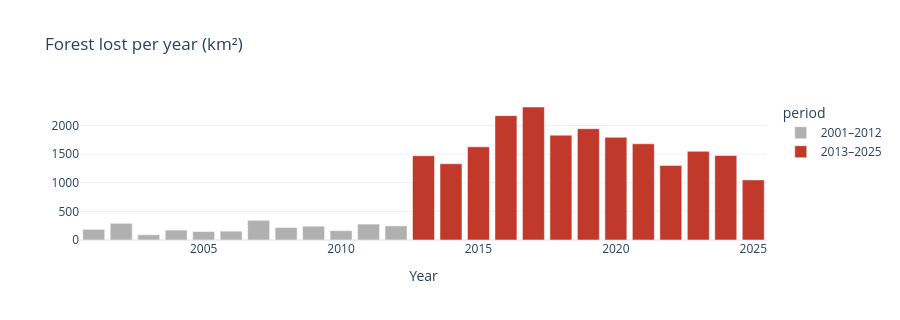
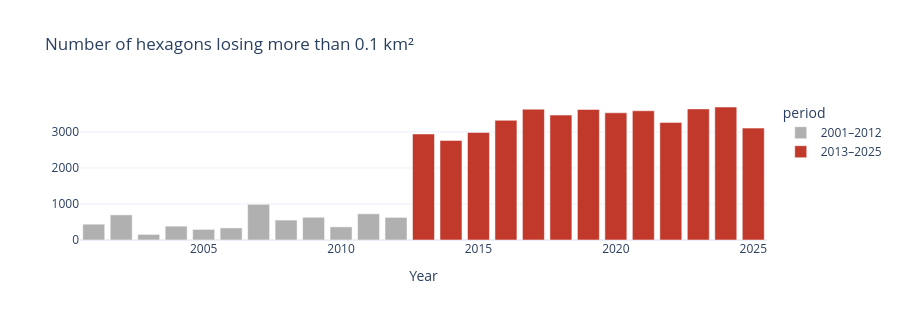
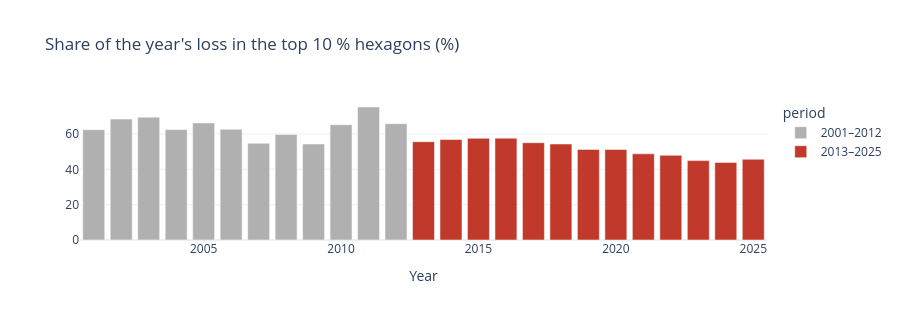

Write notebook code for charts like these, in order.
### Markdown cell above
## 6. Comparing the years

### 6.1 How much, and how spread out

| Column | Meaning |
|---|---|
| `loss_km2` | forest lost that year |
| `loss_%_of_2000_forest` | the same, as a share of the 2000 forest |
| `times_2001_2012_mean` | the year's loss divided by the average year before the method change |
| `hexagons_with_loss_over_0.1_km2` | how many hexagons lose more than 0.1 km² (10 ha) that year: how widespread *substantial* loss is (almost every forested hexagon loses a few pixels every year, so "any loss" says little) |
| `top_10%_hexagons_share_%` | share of the year's loss in the 10 % of hexagons with the most loss: how concentrated it is |

The second table is the mean annual loss before and after the method change. 
Real deforestation changes at different times in different regions; a change of detection method shifts every region in the same year. 
A jump of the same size, in the same year, in every ecoregion therefore points to the method.

### Code cell
national = pd.DataFrame({"loss_km2": hex_loss.sum()})
national.index.name = "year"
national["loss_%_of_2000_forest"] = 100 * national["loss_km2"] / hex_forest_2000.sum()
national["change_vs_previous_year_%"] = 100 * national["loss_km2"].pct_change()
national["times_2001_2012_mean"] = national["loss_km2"] / national.loc[national.index < METHOD_CHANGE_YEAR, "loss_km2"].mean()
national["hexagons_with_loss_over_0.1_km2"] = (hex_loss > 0.1).sum()
top_count = int(0.1 * len(hex_loss))
national["top_10%_hexagons_share_%"] = hex_loss.apply(lambda year: 100 * year.nlargest(top_count).sum() / year.sum())
national["period"] = np.where(national.index < METHOD_CHANGE_YEAR, f"{FIRST_YEAR}–{METHOD_CHANGE_YEAR - 1}",
                              f"{METHOD_CHANGE_YEAR}–{LAST_YEAR}")

for column, title in [("loss_km2", "Forest lost per year (km²)"),
                      ("hexagons_with_loss_over_0.1_km2", "Number of hexagons losing more than 0.1 km²"),
                      ("top_10%_hexagons_share_%", "Share of the year's loss in the top 10 % hexagons (%)")]:
    fig = px.bar(national.reset_index(), x="year", y=column, color="period",
                 color_discrete_sequence=["#b0b0b0", "#c0392b"], labels={column: "", "year": "Year"},
                 title=title, template="plotly_white", height=320)
    fig.show()
display(national.round(2))

annual_by_ecoregion = (
    h3_table[h3_table["lossyear"] > 0].groupby(["ECO_NAME", "year"])[forest_column].sum().unstack(fill_value=0)
)
jump_by_ecoregion = pd.DataFrame({
    f"mean_loss_{FIRST_YEAR}_{METHOD_CHANGE_YEAR - 1}_km2": annual_by_ecoregion.loc[:, :METHOD_CHANGE_YEAR - 1].mean(axis=1),
    f"mean_loss_{METHOD_CHANGE_YEAR}_{LAST_YEAR}_km2": annual_by_ecoregion.loc[:, METHOD_CHANGE_YEAR:].mean(axis=1),
})
jump_by_ecoregion["times_higher_after"] = jump_by_ecoregion.iloc[:, 1] / jump_by_ecoregion.iloc[:, 0]
jump_by_ecoregion.round(1)

### Figure 1 — Plotly figure (JSON) as saved in the notebook; plotly's stock layout.template omitted (floating-point values rounded to 4 significant figures)
{"data": [{"hovertemplate": "period=2001–2012<br>Year=%{x}<br>=%{y}<extra></extra>", "legendgroup": "2001–2012", "marker": {"color": "#b0b0b0", "pattern": {"shape": ""}}, "name": "2001–2012", "orientation": "v", "showlegend": true, "textposition": "auto", "type": "bar", "x": [2001, 2002, 2003, 2004, 2005, 2006, 2007, 2008, 2009, 2010, 2011, 2012], "xaxis": "x", "y": [186.0, 291.2, 91.76, 173.2, 148.2, 154.9, 343.5, 218.1, 241.3, 163.0, 278.1, 246.4], "yaxis": "y"}, {"hovertemplate": "period=2013–2025<br>Year=%{x}<br>=%{y}<extra></extra>", "legendgroup": "2013–2025", "marker": {"color": "#c0392b", "pattern": {"shape": ""}}, "name": "2013–2025", "orientation": "v", "showlegend": true, "textposition": "auto", "type": "bar", "x": [2013, 2014, 2015, 2016, 2017, 2018, 2019, 2020, 2021, 2022, 2023, 2024, 2025], "xaxis": "x", "y": [1473.0, 1332.0, 1628.0, 2173.0, 2323.0, 1831.0, 1945.0, 1794.0, 1681.0, 1304.0, 1550.0, 1476.0, 1050.0], "yaxis": "y"}], "layout": {"barmode": "relative", "height": 320, "legend": {"title": {"text": "period"}, "tracegroupgap": 0}, "title": {"text": "Forest lost per year (km²)"}, "xaxis": {"anchor": "y", "domain": [0, 1], "title": {"text": "Year"}}, "yaxis": {"anchor": "x", "domain": [0, 1], "title": {"text": ""}}}}

### Figure 2 — Plotly figure (JSON) as saved in the notebook; plotly's stock layout.template omitted (floating-point values rounded to 4 significant figures)
{"data": [{"hovertemplate": "period=2001–2012<br>Year=%{x}<br>=%{y}<extra></extra>", "legendgroup": "2001–2012", "marker": {"color": "#b0b0b0", "pattern": {"shape": ""}}, "name": "2001–2012", "orientation": "v", "showlegend": true, "textposition": "auto", "type": "bar", "x": [2001, 2002, 2003, 2004, 2005, 2006, 2007, 2008, 2009, 2010, 2011, 2012], "xaxis": "x", "y": [439, 698, 156, 385, 295, 336, 991, 553, 632, 365, 728, 629], "yaxis": "y"}, {"hovertemplate": "period=2013–2025<br>Year=%{x}<br>=%{y}<extra></extra>", "legendgroup": "2013–2025", "marker": {"color": "#c0392b", "pattern": {"shape": ""}}, "name": "2013–2025", "orientation": "v", "showlegend": true, "textposition": "auto", "type": "bar", "x": [2013, 2014, 2015, 2016, 2017, 2018, 2019, 2020, 2021, 2022, 2023, 2024, 2025], "xaxis": "x", "y": [2945, 2765, 2986, 3324, 3632, 3469, 3625, 3532, 3589, 3265, 3640, 3693, 3107], "yaxis": "y"}], "layout": {"barmode": "relative", "height": 320, "legend": {"title": {"text": "period"}, "tracegroupgap": 0}, "title": {"text": "Number of hexagons losing more than 0.1 km²"}, "xaxis": {"anchor": "y", "domain": [0, 1], "title": {"text": "Year"}}, "yaxis": {"anchor": "x", "domain": [0, 1], "title": {"text": ""}}}}

### Figure 3 — Plotly figure (JSON) as saved in the notebook; plotly's stock layout.template omitted (floating-point values rounded to 4 significant figures)
{"data": [{"hovertemplate": "period=2001–2012<br>Year=%{x}<br>=%{y}<extra></extra>", "legendgroup": "2001–2012", "marker": {"color": "#b0b0b0", "pattern": {"shape": ""}}, "name": "2001–2012", "orientation": "v", "showlegend": true, "textposition": "auto", "type": "bar", "x": [2001, 2002, 2003, 2004, 2005, 2006, 2007, 2008, 2009, 2010, 2011, 2012], "xaxis": "x", "y": [62.4, 68.43, 69.52, 62.47, 66.19, 62.64, 54.75, 59.74, 54.34, 65.23, 75.25, 65.8], "yaxis": "y"}, {"hovertemplate": "period=2013–2025<br>Year=%{x}<br>=%{y}<extra></extra>", "legendgroup": "2013–2025", "marker": {"color": "#c0392b", "pattern": {"shape": ""}}, "name": "2013–2025", "orientation": "v", "showlegend": true, "textposition": "auto", "type": "bar", "x": [2013, 2014, 2015, 2016, 2017, 2018, 2019, 2020, 2021, 2022, 2023, 2024, 2025], "xaxis": "x", "y": [55.62, 56.84, 57.54, 57.61, 55.05, 54.32, 51.27, 51.2, 48.75, 47.89, 44.91, 43.9, 45.68], "yaxis": "y"}], "layout": {"barmode": "relative", "height": 320, "legend": {"title": {"text": "period"}, "tracegroupgap": 0}, "title": {"text": "Share of the year's loss in the top 10 % hexagons (%)"}, "xaxis": {"anchor": "y", "domain": [0, 1], "title": {"text": "Year"}}, "yaxis": {"anchor": "x", "domain": [0, 1], "title": {"text": ""}}}}
